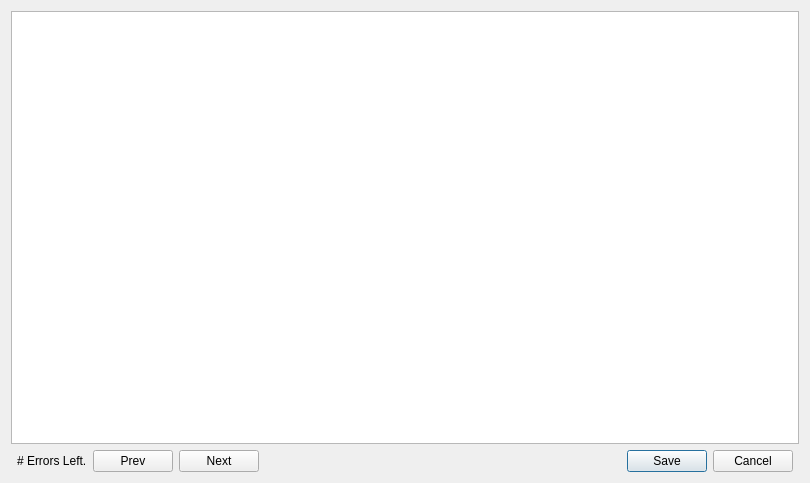
<?xml version="1.0" encoding="UTF-8"?>
<ui version="4.0">
 <class>ErrorEditDialog</class>
 <widget class="QDialog" name="ErrorEditDialog">
  <property name="geometry">
   <rect>
    <x>0</x>
    <y>0</y>
    <width>810</width>
    <height>483</height>
   </rect>
  </property>
  <property name="windowTitle">
   <string>Edit Erroneous Fields</string>
  </property>
  <property name="windowIcon">
   <iconset resource="../images.qrc">
    <normaloff>:/icon32.ico</normaloff>:/icon32.ico</iconset>
  </property>
  <layout class="QGridLayout" name="gridLayout">
   <item row="2" column="1">
    <widget class="QLabel" name="errorsLeftLabel">
     <property name="text">
      <string># Errors Left.</string>
     </property>
    </widget>
   </item>
   <item row="2" column="4">
    <spacer name="horizontalSpacer">
     <property name="orientation">
      <enum>Qt::Horizontal</enum>
     </property>
     <property name="sizeHint" stdset="0">
      <size>
       <width>40</width>
       <height>20</height>
      </size>
     </property>
    </spacer>
   </item>
   <item row="2" column="5">
    <widget class="QPushButton" name="save">
     <property name="maximumSize">
      <size>
       <width>798</width>
       <height>16777215</height>
      </size>
     </property>
     <property name="text">
      <string>Save</string>
     </property>
    </widget>
   </item>
   <item row="2" column="6">
    <widget class="QPushButton" name="cancel">
     <property name="text">
      <string>Cancel</string>
     </property>
    </widget>
   </item>
   <item row="0" column="0" colspan="8">
    <widget class="QTableWidget" name="tableWidget"/>
   </item>
   <item row="2" column="3">
    <widget class="QPushButton" name="next">
     <property name="text">
      <string>Next</string>
     </property>
    </widget>
   </item>
   <item row="2" column="2">
    <widget class="QPushButton" name="prev">
     <property name="text">
      <string>Prev</string>
     </property>
    </widget>
   </item>
  </layout>
 </widget>
 <resources>
  <include location="../images.qrc"/>
 </resources>
 <connections/>
</ui>
